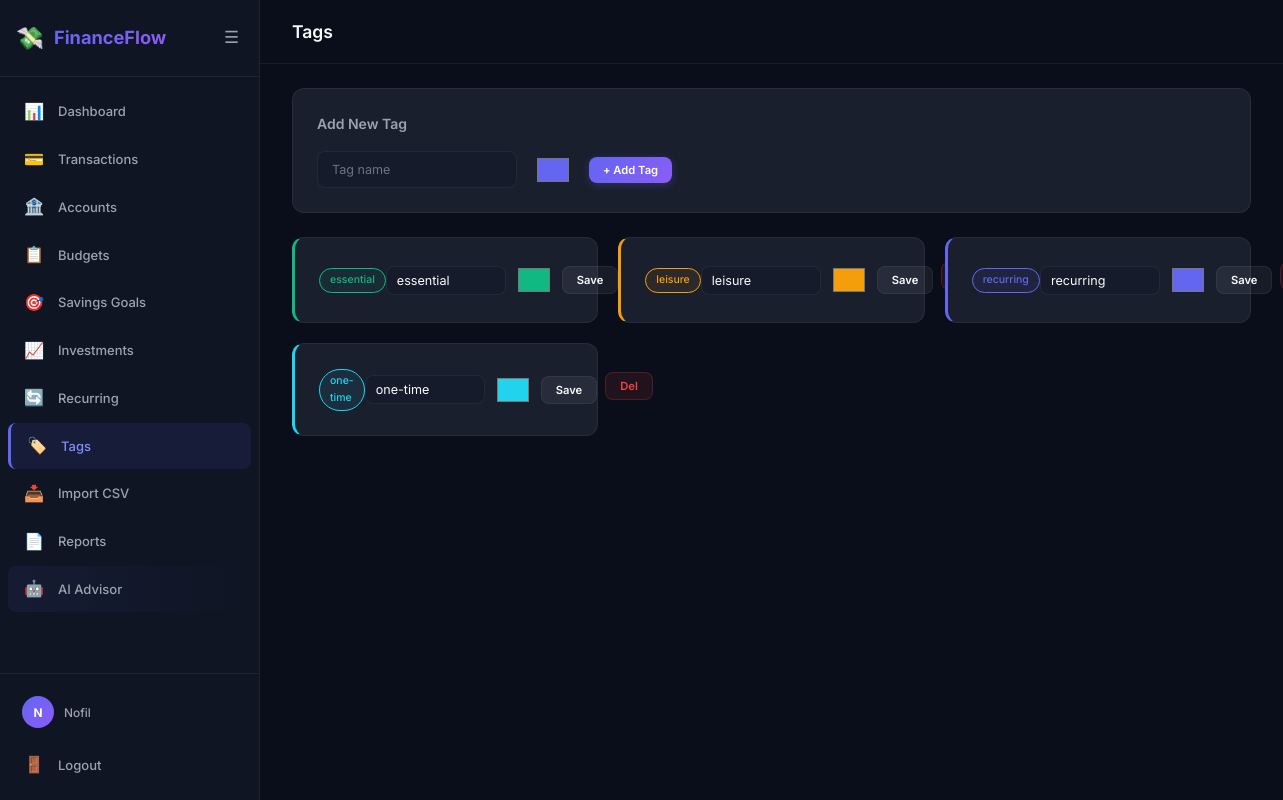
The page /tags/ (signed in) on the database its author committed.
### app/models/user.py (models this page shows, shortened)
class User(UserMixin, db.Model):
    __tablename__ = 'users'
    user_id = db.Column(db.Integer, primary_key=True)
    name = db.Column(db.String(100), nullable=False)
    email = db.Column(db.String(150), unique=True, nullable=False)
    phone = db.Column(db.String(20))
    password_hash = db.Column(db.String(256))
    google_id = db.Column(db.String(100), unique=True)
    avatar_url = db.Column(db.String(500))
    preferred_currency = db.Column(db.String(10), default='PKR')
    is_active = db.Column(db.Boolean, default=True)
    created_at = db.Column(db.DateTime, default=datetime.utcnow)
    accounts = db.relationship('Account', backref='user', lazy='dynamic')
    transactions = db.relationship('Transaction', backref='user', lazy='dynamic')
    budgets = db.relationship('Budget', backref='user', lazy='dynamic')
    savings_goals = db.relationship('SavingsGoal', backref='user', lazy='dynamic')
    investments = db.relationship('Investment', backref='user', lazy='dynamic')
    recurring_transactions = db.relationship('RecurringTransaction', backref='user', lazy='dynamic')
    categories = db.relationship('Category', backref='user', lazy='dynamic')
    tags = db.relationship('Tag', backref='user', lazy='dynamic')
    notifications = db.relationship('Notification', backref='user', lazy='dynamic')
    financial_profile = db.relationship('FinancialProfile', backref='user', uselist=False, lazy='joined')
    ai_messages = db.relationship('AiChatMessage', backref='user', lazy='dynamic', order_by='AiChatMessage.created_at')
    @property
    def display_name(self):
        return self.name or self.email.split('@')[0]

### app/models/tag.py (models this page shows, shortened)
class Tag(db.Model):
    __tablename__ = 'tags'
    tag_id = db.Column(db.Integer, primary_key=True)
    user_id = db.Column(db.Integer, db.ForeignKey('users.user_id'), nullable=True)
    name = db.Column(db.String(100), nullable=False)
    color = db.Column(db.String(7), default='#6366f1')

### app/tags/routes.py (the view)
@tags_bp.route('/')
@login_required
def index():
    tags = Tag.query.filter(
        db.or_(Tag.user_id == current_user.user_id, Tag.user_id.is_(None))
    ).all()
    return render_template('tags/list.html', tags=tags)

### app/__init__.py (called while the page is built)
def _register_user_loader():
    from .models.user import User
    @login_manager.user_loader
    def load_user(user_id):
        return db.session.get(User, int(user_id))

def _register_context_processors(app):
    @app.context_processor
    def inject_globals():
        return {
            'app_name': 'FinanceFlow',
        }

### app/templates/tags/list.html (shortened to what this page needs)
{% extends 'base.html' %}
{% block page_title %}Tags{% endblock %}
{% block content %}
<div class="card mb-3">
    <h3 class="card-title mb-2">Add New Tag</h3>
    <form method="POST" action="{{ url_for('tags.add') }}" class="flex items-center gap-2 flex-wrap">
        <input type="text" name="name" class="form-control" placeholder="Tag name" required style="width:200px;">
        <input type="color" name="color" value="#6366f1">
        <button type="submit" class="btn btn-primary btn-sm">+ Add Tag</button>
    </form>
</div>
{% if tags %}
<div class="kpi-grid">
    {% for tag in tags %}
    <div class="card" style="border-left: 3px solid {{ tag.color }};">
        <div class="flex justify-between items-center">
            <div>
                <span class="tag" style="border-color: {{ tag.color }}; color: {{ tag.color }}; background: {{ tag.color }}15;">{{ tag.name }}</span>
            </div>
            {% if tag.user_id == current_user.user_id %}
            <div class="flex gap-1">
                <form method="POST" action="{{ url_for('tags.edit', tag_id=tag.tag_id) }}" class="flex items-center gap-1">
                    <input type="text" name="name" value="{{ tag.name }}" class="form-control" style="width:120px;padding:6px 10px;">
                    <input type="color" name="color" value="{{ tag.color }}">
                    <button type="submit" class="btn btn-secondary btn-sm">Save</button>
                </form>
                <form method="POST" action="{{ url_for('tags.delete', tag_id=tag.tag_id) }}" class="inline-form" data-confirm="Delete this tag?">
                    <button type="submit" class="btn btn-danger btn-sm">Del</button>
                </form>
            </div>
            {% endif %}
        </div>
    </div>
    {% endfor %}
</div>
{% else %}
<div class="empty-state">
    <div class="empty-state-icon">🏷️</div>
    <div class="empty-state-text">No tags yet</div>
</div>
{% endif %}
{% endblock %}

### app/templates/base.html (shortened to what this page needs)
<!DOCTYPE html>
<html lang="en">
<head>
    <link rel="stylesheet" href="{{ url_for('static', filename='css/style.css') }}">
</head>
<body>
    {% if current_user.is_authenticated %}
    <div class="app-layout">
        <aside class="sidebar" id="sidebar">
            <div class="sidebar-header">
                <div class="logo">
                    <span class="logo-icon">💸</span>
                    <span class="logo-text">FinanceFlow</span>
                </div>
                <button class="sidebar-toggle" id="sidebarToggle" aria-label="Toggle sidebar">
                    <span class="toggle-icon">☰</span>
                </button>
            </div>
            <nav class="sidebar-nav">
                <a href="{{ url_for('dashboard.index') }}" class="nav-item {% if request.endpoint and request.endpoint.startswith('dashboard') %}active{% endif %}">
                    <span class="nav-icon">📊</span><span class="nav-label">Dashboard</span>
                </a>
                <a href="{{ url_for('transactions.index') }}" class="nav-item {% if request.endpoint and request.endpoint.startswith('transactions') %}active{% endif %}">
                    <span class="nav-icon">💳</span><span class="nav-label">Transactions</span>
                </a>
                <a href="{{ url_for('accounts.index') }}" class="nav-item {% if request.endpoint and request.endpoint.startswith('accounts') %}active{% endif %}">
                    <span class="nav-icon">🏦</span><span class="nav-label">Accounts</span>
                </a>
                <a href="{{ url_for('budgets.index') }}" class="nav-item {% if request.endpoint and request.endpoint.startswith('budgets') %}active{% endif %}">
                    <span class="nav-icon">📋</span><span class="nav-label">Budgets</span>
                </a>
                <a href="{{ url_for('savings.index') }}" class="nav-item {% if request.endpoint and request.endpoint.startswith('savings') %}active{% endif %}">
                    <span class="nav-icon">🎯</span><span class="nav-label">Savings Goals</span>
                </a>
                <a href="{{ url_for('investments.index') }}" class="nav-item {% if request.endpoint and request.endpoint.startswith('investments') %}active{% endif %}">
                    <span class="nav-icon">📈</span><span class="nav-label">Investments</span>
                </a>
                <a href="{{ url_for('recurring.index') }}" class="nav-item {% if request.endpoint and request.endpoint.startswith('recurring') %}active{% endif %}">
                    <span class="nav-icon">🔄</span><span class="nav-label">Recurring</span>
                </a>
                <a href="{{ url_for('tags.index') }}" class="nav-item {% if request.endpoint and request.endpoint.startswith('tags') %}active{% endif %}">
                    <span class="nav-icon">🏷️</span><span class="nav-label">Tags</span>
                </a>
                <a href="{{ url_for('imports.upload') }}" class="nav-item {% if request.endpoint and request.endpoint.startswith('imports') %}active{% endif %}">
                    <span class="nav-icon">📥</span><span class="nav-label">Import CSV</span>
                </a>
                <a href="{{ url_for('reports.index') }}" class="nav-item {% if request.endpoint and request.endpoint.startswith('reports') %}active{% endif %}">
                    <span class="nav-icon">📄</span><span class="nav-label">Reports</span>
                </a>
                <a href="{{ url_for('ai.advisor') }}" class="nav-item {% if request.endpoint and request.endpoint.startswith('ai') %}active{% endif %}" style="background: linear-gradient(90deg, rgba(99,102,241,0.08), transparent);">
                    <span class="nav-icon">🤖</span><span class="nav-label">AI Advisor</span>
                </a>
            </nav>
            <div class="sidebar-footer">
                <div class="user-info">
                    {% if current_user.avatar_url %}
                    <img src="{{ current_user.avatar_url }}" alt="avatar" class="user-avatar">
                    {% else %}
                    <div class="user-avatar-placeholder">{{ current_user.display_name[0] | upper }}</div>
                    {% endif %}
                    <span class="user-name">{{ current_user.display_name }}</span>
                </div>
                <a href="{{ url_for('auth.logout') }}" class="nav-item logout-btn">
                    <span class="nav-icon">🚪</span><span class="nav-label">Logout</span>
                </a>
            </div>
        </aside>
        <main class="main-content">
            <header class="top-bar">
                <h1 class="page-title">{% block page_title %}Dashboard{% endblock %}</h1>
            </header>
            <div class="content-area">
                {% block content %}{% endblock %}
            </div>
        </main>
    </div>
    {% endif %}
</body>
</html>

### rows shown on the page
User: name "N", display_name "Nofil"
Tag: name "essential", color "#10b981"
Tag: name "leisure", color "#f59e0b"
Tag: name "recurring", color "#6366f1"
Tag: name "one-time", color "#22d3ee"
